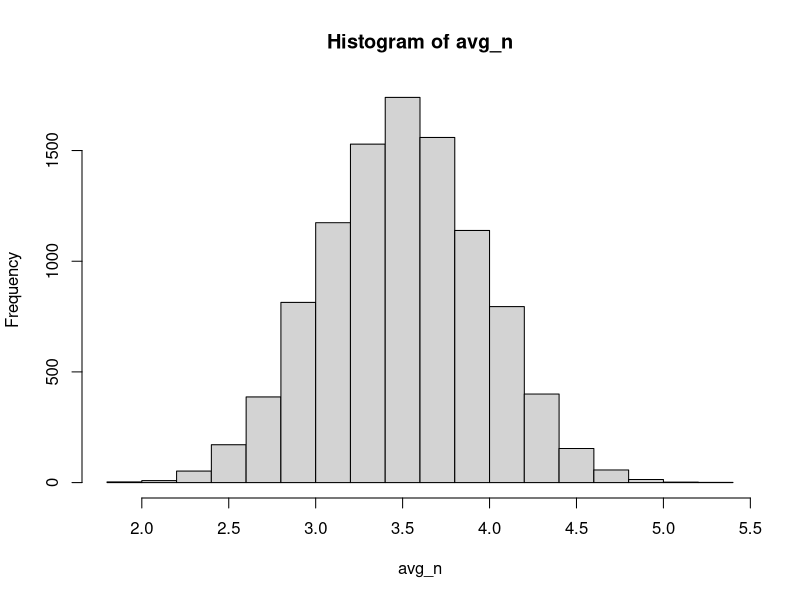
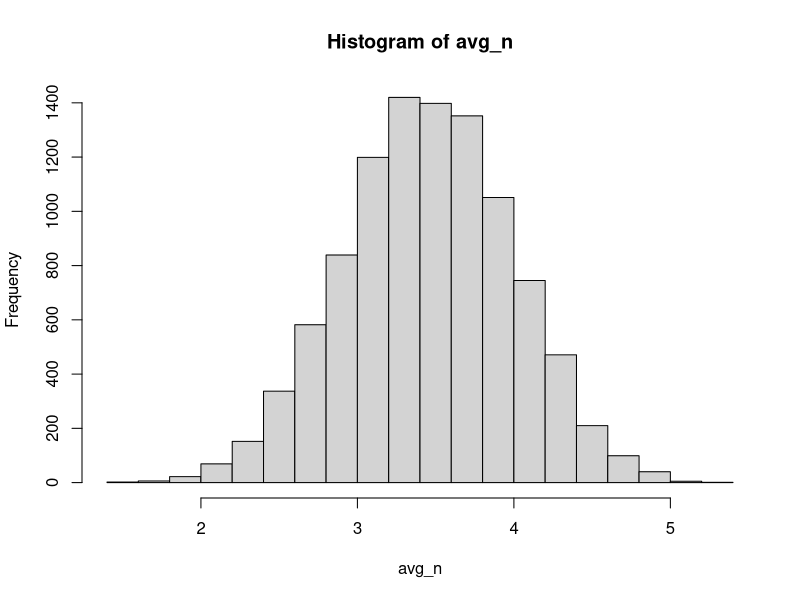

R code for these plots, in order:
# Coursera JHPH Data Science
# 005 - Statistical Inference
# Week 2 | Homework
#
# Joe Nguyen | 18 Oct, 2015

# Change working directory
dirBase <- "/home/joe/Documents/01-coursera/01-data-science"
dirWorking <- "/06-inference"
setwd(file.path(dirBase, dirWorking))
rm(list = ls())


## Question 1
# The probability that a manuscript gets accepted to a journal is 12% (say). However, given that a revision is asked for, the probability that it gets accepted is 90%. Is it possible that the probability that a manuscript has a revision asked for is 20%? 
#
# A <- accepted
# B <- revision
#
# P(A) <- 0.12
# P(A|B) <- 0.9
# P(B) <- 0.2?
#
# Using conditional probability, P(A|B) = P(A && B) / P(B);
# [P(A && B) subset P(A)] = P(A|B) * P(B);
# P(A): 0.12 < 0.18 (0.9 * 0.2)
# ANSWER:
# No, not possible.


## Question 2
# Suppose that the number of web hits to a particular site are approximately normally distributed with a mean of 100 hits per day and a standard deviation of 10 hits per day. What's the probability that a given day has fewer than 93 hits per day expressed as a percentage to the nearest percentage point?
#
# X <- number of hits
# x <- 93
#
# Find P(X <= x); i.e. find density (area under Normal distribution) below x == 93
# Expect P(X <= x) < 0.5 and > 0.16 (0.5 - 0.68/2)
x <- 93
mu <- 100
sd <- 10
pnorm(x, 100, 10)


## Question 3
# Suppose 5% of housing projects have issues with asbestos. The sensitivity of a test for asbestos is 93% and the specificity is 88%. What is the probability that a housing project has no asbestos given a negative test expressed as a percentage to the nearest percentage point?
#
# A <- house has asbestos
# P(A) <- 0.05
# P(+|A) <- 0.93
# P(-|!A) <- 0.88
#
# Find P(!A|-) = P(-|!A)P(!A) / ( P(-|!A)P(!A) + P(-|A)P(A) )
pA <- 0.05
pYesA <- 0.93
pNoANeg <- 0.88

pANeg <- 1 - pA
pNoA <- 1 - pYesA

num <- pNoANeg * pANeg
den <- num + pNoA * pA
pANegNo <- num / den; pANegNo


## Question 4
# Suppose that the number of web hits to a particular site are approximately normally distributed with a mean of 100 hits per day and a standard deviation of 10 hits per day.
#
# 1. What number of web hits per day represents the number so that only 5% of days have more hits? Express your answer to 3 decimal places.
#
# X <- number of hits
# Find x s.t. F(X = x) = 0.95 (CDF cumulative distribution function)
mu <- 100
sd <- 10
p <- 0.95
round(qnorm(p, mu, sd), 3)


## Question 5
# 2. Imagine taking a random sample of 50 days. What number of web hits would be the point so that only 5% of averages of 50 days of web traffic have more hits? Express your answer to 3 decimal places. 
nSim <- 10000
n <- 50

hits50dayAvg <- apply( matrix(rnorm(nSim * n, mu, sd), nSim), 1, mean)

# Get top 5% of simulations
round(quantile(hits50dayAvg, p), 3)

## Analytical solution: XBar is average hits for n = 50; then X ~ N(100, 10^2/50) ##
round(qnorm(.95, mean = 100, sd = 10 / sqrt(50) ), 3)


## Question 6
# You don't believe that your friend can discern good wine from cheap. Assuming that you're right, in a blind test where you randomize 6 paired varieties (Merlot, Chianti, ...) of cheap and expensive wines
#
# 1. What is the chance that she gets 5 or 6 right expressed as a percentage to one decimal place?
#
# SOLUTION: Binomial distribution
round(pbinom(4, size = 6, prob = 0.5, lower.tail = FALSE) * 100, 1)


## Question 7
# Consider a uniform distribution. If we were to sample 100 draws from a uniform distribution (which has mean 0.5, and variance 1/12) and take their mean, Xˉ
#
# 1. What is the approximate probability of getting as large as 0.51 or larger expressed to 3 decimal places?
#
# SOLUTION: Use CLT (central limit theorem) which says XBar ~ N(mu, var/n)
mu <- 0.5
var <- 1/12
n <- 100
round(pnorm(0.51, mu, sqrt(var/n), lower.tail = FALSE), 3)


## Question 8
# If you roll ten standard dice, take their average, then repeat this process over and over and construct a histogram,
#
# 1. what would it be centered at?
#
# SOLUTION: dice roll has uniform distribution
nSim <- 10000
n <- 10

avg_n <- apply(matrix(runif(nSim * n, min = 1, max = 6), nSim), 1, mean)
hist(avg_n)
mean(avg_n)


## Question 9
# 2. what would be its variance expressed to 3 decimal places?
round(var(avg_n), 3)

# Analytical Solution:
min <- 1
max <- 6
varDice <- ((max - min + 1)^2 - 1) / 12
var_n <- round(varDice / n, 3); var_n

# Variance of single dice roll using definition: var = E[(X - E[X])^2]
varDice2 <- mean((1:6 - mean(1:6))^2); varDice2

## FIX: "runif" refers to continuous distribution; use "sample" for discrete dist.
avg_n <- apply(matrix(sample(1:6, nSim * n, replace = TRUE), nSim), 1, mean)
hist(avg_n)
mean(avg_n)
round(var(avg_n), 3)


## Question 10
# The number of web hits to a site is Poisson with mean 16.5 per day. What is the probability of getting 20 or fewer in 2 days expressed as a percentage to one decimal place?
lambda <- 16.5
t <- 2
round(ppois(20, lambda*t) * 100, 1)





